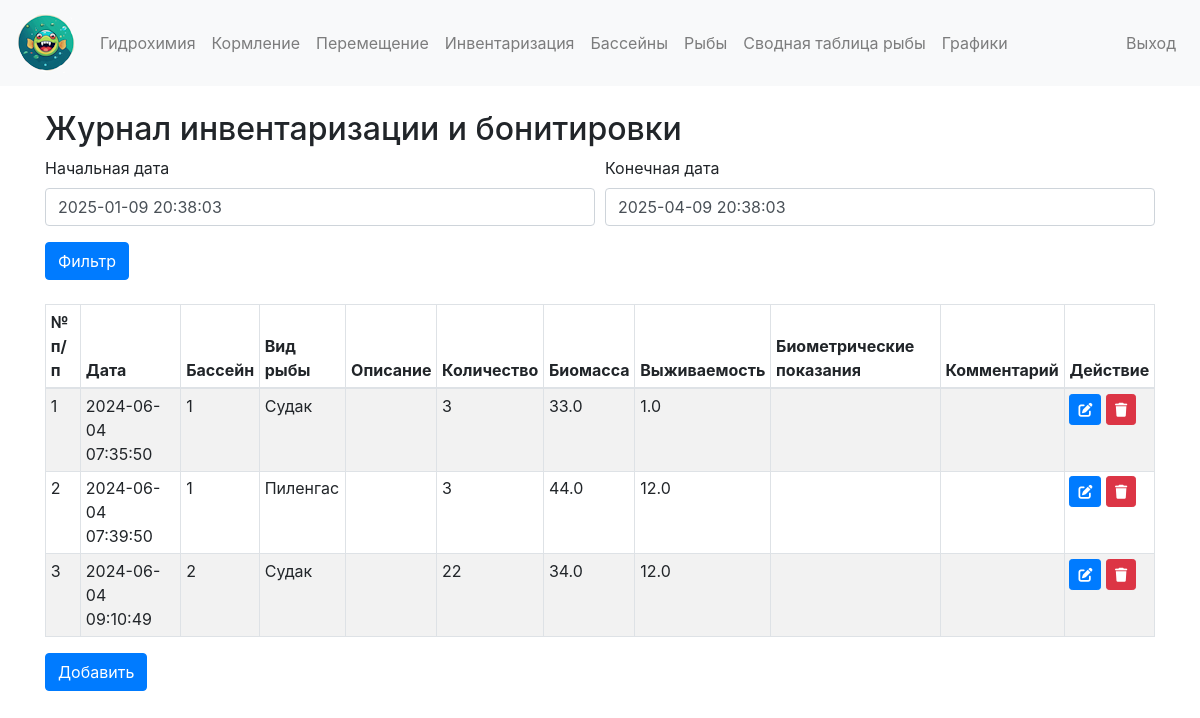
Page /inventory (signed in) on the committed database.
### models.py (models this page shows)
class FishInventory(db.Model):
    id = db.Column(db.Integer, primary_key=True)
    control_date = db.Column(db.Integer, nullable=False)
    pool_id = db.Column(db.Integer, db.ForeignKey('pool.id'), nullable=False)
    fish_type_id = db.Column(db.Integer, db.ForeignKey('fish_type.id'), nullable=False)
    control_desc = db.Column(db.Text, nullable=True)
    pool = db.relationship('Pool', backref=db.backref('fish_inventories', lazy=True))
    fish_type = db.relationship('FishType', backref=db.backref('fish_inventories', lazy=True))

class Pool(db.Model):
    id = db.Column(db.Integer, primary_key=True)
    name = db.Column(db.String(100), nullable=False)
    square = db.Column(db.Float, nullable=True)
    deep = db.Column(db.Float, nullable=True)

class FishType(db.Model):
    id = db.Column(db.Integer, primary_key=True)
    name = db.Column(db.String(100), nullable=False)

class FishBoning(db.Model):
    id = db.Column(db.Integer, primary_key=True)
    fish_inventory_id = db.Column(db.Integer, db.ForeignKey('fish_inventory.id'), nullable=False)
    fish_number = db.Column(db.Integer, nullable=False)
    fish_biomass = db.Column(db.Float, nullable=False)
    fish_survival = db.Column(db.Float, nullable=True)
    fish_biometric = db.Column(db.Text, nullable=True)
    fish_comment = db.Column(db.Text, nullable=True)
    fish_inventory = db.relationship('FishInventory', backref=db.backref('fish_bonings', lazy=True))

### main.py (the view, shortened to what this page needs)
@app.route('/inventory', methods=['GET', 'POST'])
@login_required
def inventory():
    filter_form = FishInventoryFilterForm()
    query = FishInventory.query
    query_boning = FishBoning.query
    fish_inventories = query.all()
    fish_bonings = query_boning.all()
    return render_template('inventory.html', fish_inventories=fish_inventories, fish_bonings=fish_bonings, title='Инвентаризация', filter_form=filter_form)

### forms.py
class FishInventoryFilterForm(FlaskForm):
    start_date = DateTimeField('Начальная дата', default=datetime.utcnow() - timedelta(days=90), format='%Y-%m-%d %H:%M:%S', validators=[DataRequired()])
    end_date = DateTimeField('Конечная дата', default=datetime.utcnow(), format='%Y-%m-%d %H:%M:%S', validators=[DataRequired()])
    submit = SubmitField('Фильтр')

### main.py (called while the page is built)
@login_manager.user_loader
def load_user(user_id):
    return User.query.get(int(user_id))

@app.template_filter('datetimeformat')
def datetimeformat(value, format='%Y-%m-%d %H:%M:%S'):
    return datetime.fromtimestamp(value).strftime(format)

@app.after_request
def add_header(response):
    response.headers['Cache-Control'] = 'no-store, no-cache, must-revalidate, post-check=0, pre-check=0, max-age=0'
    response.headers['Pragma'] = 'no-cache'
    response.headers['Expires'] = 'Thu, 01 Jan 1970 00:00:00 GMT'
    return response

### templates/inventory.html (shortened to what this page needs)
{% extends "base.html" %}
{% block content %}
<h2>Журнал инвентаризации и бонитировки</h2>
<form method="POST" action="{{ url_for('inventory') }}">
    <div class="form-row">
        <div class="col">
            {{ filter_form.start_date.label(class="form-control-label") }}
            {{ filter_form.start_date(class="form-control") }}
        </div>
        <div class="col">
            {{ filter_form.end_date.label(class="form-control-label") }}
            {{ filter_form.end_date(class="form-control") }}
        </div>
    </div>
    <div class="form-row mt-3">
        <div class="col">
            {{ filter_form.submit(class="btn btn-primary") }}
        </div>
    </div>
</form>
<table class="table table-compact table-striped table-bordered mt-4">
    <thead>
        <tr>
            <th>№ п/п</th>
            <th>Дата</th>
            <th>Бассейн</th>
            <th>Вид рыбы</th>
            <th>Описание</th>
            <th>Количество</th>
            <th>Биомасса</th>
            <th>Выживаемость</th>
            <th>Биометрические показания</th>
            <th>Комментарий</th>
            <th>Действие</th>
        </tr>
    </thead>
    <tbody>
        {% for fish_inventory in fish_inventories %}
            {% for fish_boning in fish_inventory.fish_bonings %}
                <tr>
                    <td>{{ fish_inventory.id }}</td>
                    <td>{{ fish_inventory.control_date | datetimeformat }}</td>
                    <td>{{ fish_inventory.pool.name }}</td>
                    <td>{{ fish_inventory.fish_type.name }}</td>
                    <td>{{ fish_inventory.control_desc }}</td>
                    <td>{{ fish_boning.fish_number }}</td>
                    <td>{{ fish_boning.fish_biomass }}</td>
                    <td>{{ fish_boning.fish_survival }}</td>
                    <td>{{ fish_boning.fish_biometric }}</td>
                    <td>{{ fish_boning.fish_comment }}</td>
                    <td>
                        <a href="{{ url_for('edit_inventory_and_boning', inventory_id=fish_inventory.id) }}" class="btn btn-sm btn-primary"><i class="fas fa-edit"></i></a>
                        <form action="{{ url_for('delete_inventory_and_boning', inventory_id=fish_inventory.id) }}" method="post" style="display:inline;">
                            <button type="submit" class="btn btn-sm btn-danger"><i class="fas fa-trash"></i></button>
                        </form>
                    </td>
                </tr>
            {% endfor %}
        {% endfor %}
    </tbody>
</table>
<a href="{{ url_for('new_inventory_and_boning') }}" class="btn btn-primary">Добавить</a>
{% endblock %}

### templates/base.html (style rules this page uses)
.table-compact th, .table-compact td { padding: 0.3rem; }

### rows in the picture
FishInventory: id "1", control_date "2024-06-04 07:35:50"
FishBoning: fish_number "3", fish_biomass "33.0", fish_survival "1.0"
Pool: pool.name "1"
FishType: fish_type.name "Судак"
FishInventory: id "2", control_date "2024-06-04 07:39:50"
FishBoning: fish_number "3", fish_biomass "44.0", fish_survival "12.0"
FishType: fish_type.name "Пиленгас"
FishInventory: id "3", control_date "2024-06-04 09:10:49"
FishBoning: fish_number "22", fish_biomass "34.0", fish_survival "12.0"
Pool: pool.name "2"

### other values in the picture
{{ filter_form.start_date.label(class="form-control-label") }} "Начальная дата"
{{ filter_form.end_date.label(class="form-control-label") }} "Конечная дата"
